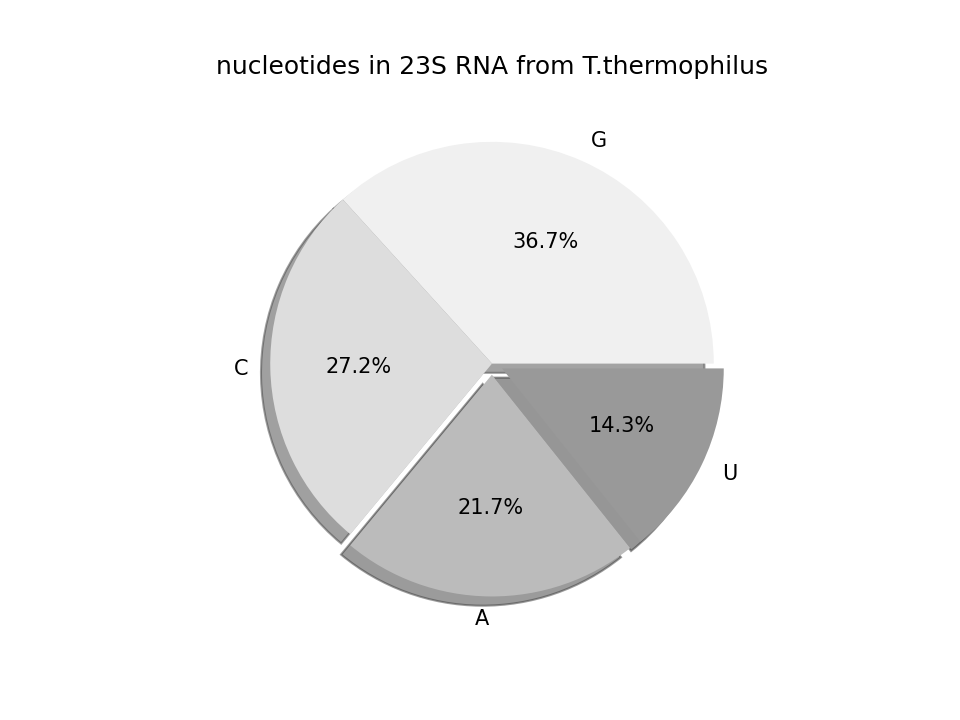

This figure's Python source:

from matplotlib import pyplot as plt

nucleotides = 'G', 'C', 'A', 'U'
count = [1024, 759, 606, 398]
explode = [0.0, 0.0, 0.05, 0.05]

colors = ["#f0f0f0", "#dddddd", "#bbbbbb", "#999999"]

plt.figure(1)
plt.title('nucleotides in 23S RNA from T.thermophilus')

plt.pie(count, explode=explode, labels=nucleotides, shadow=True,
    colors=colors, autopct='%.1f%%')

plt.savefig('piechart.png', dpi=150)
